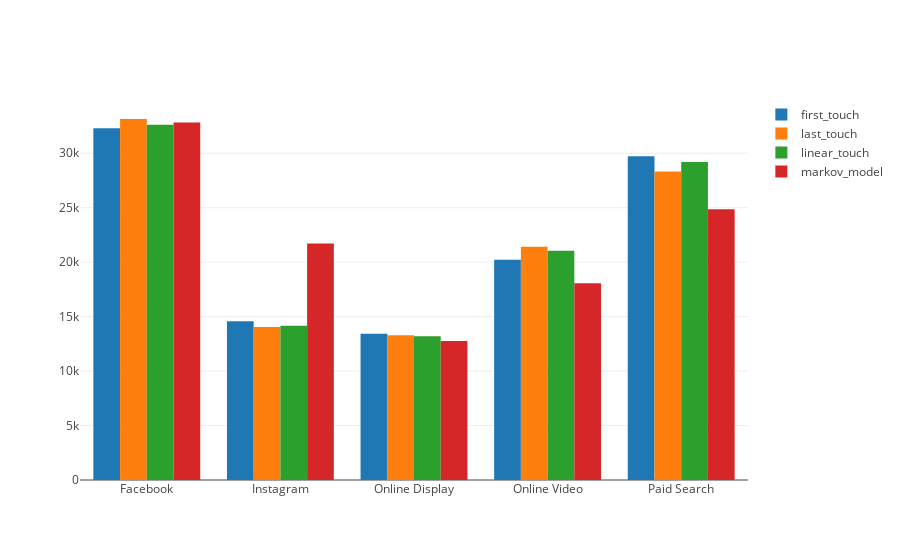

Here is the notebook cell this chart was saved with:
### Code cell
# Similar to the total conversions bar chart, a revenue bar chart can be created highlighting the revenue attributed to each channel.
R2=R[["channel_name","first_touch_value","last_touch_value","linear_touch_value","total_conversion_value"]]
R2.columns=["channel_name","first_touch","last_touch","linear_touch","markov_model"]

R2=pd.melt(R2, id_vars="channel_name")
data = [dict(type = "histogram", histfunc="sum", x = R2.channel_name, y = R2.value,
             transforms = [dict(type = "groupby",groups = R2.variable,)],)]

fig = dict({"data":data})
pio.show(fig,validate=False)

### Figure 1 — Plotly figure (JSON) as saved in the notebook; plotly's stock layout.template omitted (floating-point values rounded to 4 significant figures)
{"data": [{"histfunc": "sum", "transforms": [{"groups": ["first_touch", "first_touch", "first_touch", "first_touch", "first_touch", "last_touch", "last_touch", "last_touch", "last_touch", "last_touch", "linear_touch", "linear_touch", "linear_touch", "linear_touch", "linear_touch", "markov_model", "markov_model", "markov_model", "markov_model", "markov_model"], "type": "groupby"}], "type": "histogram", "x": ["Facebook", "Instagram", "Online Display", "Online Video", "Paid Search", "Facebook", "Instagram", "Online Display", "Online Video", "Paid Search", "Facebook", "Instagram", "Online Display", "Online Video", "Paid Search", "Facebook", "Instagram", "Online Display", "Online Video", "Paid Search"], "y": [32283, 14580.0, 13419, 20230.0, 29724, 33140.0, 14040.0, 13300.0, 21418, 28330.0, 32610.0, 14170.0, 13210.0, 21050.0, 29190.0, 32830.0, 21710.0, 12770.0, 18070.0, 24860.0]}], "layout": {}}
